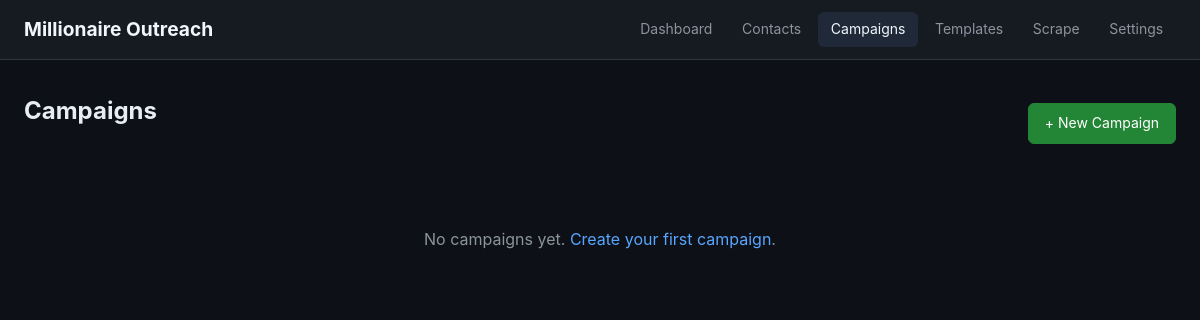
The page /campaigns on the database as committed earlier.
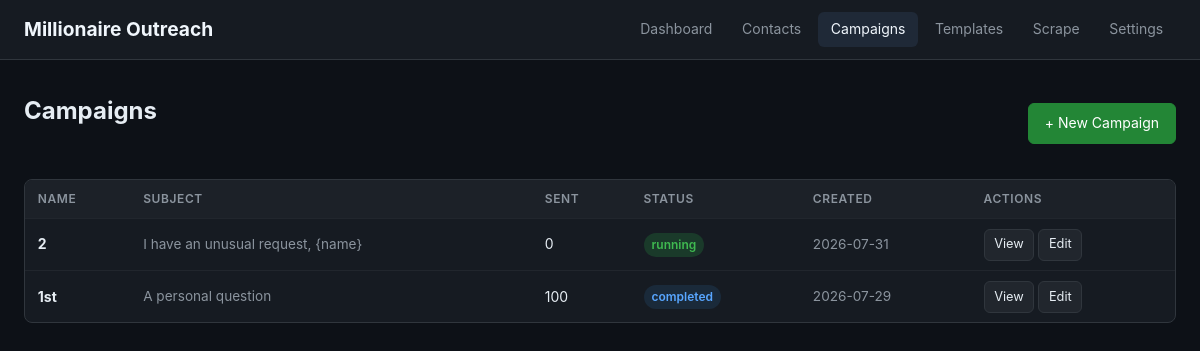
The same page on the database as committed later.
### tables this page shows
CREATE TABLE campaigns (
            id INTEGER PRIMARY KEY AUTOINCREMENT,
            name TEXT NOT NULL,
            subject TEXT,
            body TEXT,
            target_count INTEGER DEFAULT 0,
            sent_count INTEGER DEFAULT 0,
            open_count INTEGER DEFAULT 0,
            reply_count INTEGER DEFAULT 0,
            donation_count INTEGER DEFAULT 0,
            donation_total REAL DEFAULT 0,
            status TEXT DEFAULT 'draft',
            created_at TIMESTAMP DEFAULT CURRENT_TIMESTAMP
        , follow_ups TEXT DEFAULT '[]', target_tier TEXT DEFAULT 'all');

### app.py (the view)
@app.route('/campaigns')
def campaigns():
    conn = get_db()
    campaigns_list = conn.execute('SELECT * FROM campaigns ORDER BY created_at DESC').fetchall()
    conn.close()
    return render_template('campaigns.html', campaigns=campaigns_list)

### models.py (called while the page is built)
def get_db():
    conn = sqlite3.connect(DB_PATH)
    conn.row_factory = sqlite3.Row
    conn.execute("PRAGMA journal_mode=WAL")
    conn.execute("PRAGMA foreign_keys=ON")
    return conn

### templates/campaigns.html (shortened to what this page needs)
<!DOCTYPE html>
<html lang="en">
<head>
    <link rel="stylesheet" href="/static/style.css">
</head>
<body>
    <nav class="nav">
        <div class="nav-inner">
            <h1 class="nav-title">Millionaire Outreach</h1>
            <div class="nav-links">
                <a href="/">Dashboard</a>
                <a href="/contacts">Contacts</a>
                <a href="/campaigns" class="active">Campaigns</a>
                <a href="/templates">Templates</a>
                <a href="/scrape">Scrape</a>
                <a href="/settings">Settings</a>
            </div>
        </div>
    </nav>
    <main class="container">
        <div class="flex-between">
            <h2>Campaigns</h2>
            <a href="/campaign/new" class="btn btn-primary">+ New Campaign</a>
        </div>
        {% if campaigns %}
        <div class="table-wrap">
            <table>
                <thead>
                    <tr>
                        <th>Name</th>
                        <th>Subject</th>
                        <th>Sent</th>
                        <th>Status</th>
                        <th>Created</th>
                        <th>Actions</th>
                    </tr>
                </thead>
                <tbody>
                    {% for c in campaigns %}
                    <tr>
                        <td><strong>{{ c.name }}</strong></td>
                        <td class="muted">{{ c.subject[:50] }}{% if c.subject|length > 50 %}...{% endif %}</td>
                        <td>{{ c.sent_count }}</td>
                        <td>
                            <span class="badge badge-{{ c.status }}">
                                {{ c.status }}
                            </span>
                        </td>
                        <td class="muted">{{ c.created_at[:10] }}</td>
                        <td>
                            <a href="/campaign/{{ c.id }}" class="btn btn-sm">View</a>
                            <a href="/campaign/{{ c.id }}/edit" class="btn btn-sm">Edit</a>
                        </td>
                    </tr>
                    {% endfor %}
                </tbody>
            </table>
        </div>
        {% else %}
        <div class="empty-state">
            <p>No campaigns yet. <a href="/campaign/new">Create your first campaign</a>.</p>
        </div>
        {% endif %}
    </main>
</body>
</html>

### static/style.css (style rules this page uses)
*, *::before, *::after { box-sizing: border-box; margin: 0; padding: 0; }
body { font-family: -apple-system, BlinkMacSystemFont, 'Segoe UI', Roboto, sans-serif; background: #0d1117; color: #e6edf3; line-height: 1.6; }
a { color: #58a6ff; text-decoration: none; }
.nav { background: #161b22; border-bottom: 1px solid #30363d; margin-bottom: 2rem; }
.nav-inner { max-width: 1200px; margin: 0 auto; padding: 0.75rem 1.5rem; display: flex; align-items: center; justify-content: space-between; }
.nav-title { font-size: 1.2rem; font-weight: 700; color: #f0f6fc; }
.nav-links { display: flex; gap: 0.25rem; }
.nav-links a { padding: 0.4rem 0.8rem; border-radius: 6px; color: #8b949e; font-size: 0.875rem; }
.nav-links a:hover, .nav-links a.active { color: #f0f6fc; background: #1f2937; text-decoration: none; }
.container { max-width: 1200px; margin: 0 auto; padding: 0 1.5rem 3rem; }
h2 { font-size: 1.5rem; margin-bottom: 1.5rem; }
.flex-between { display: flex; justify-content: space-between; align-items: center; margin-bottom: 1.5rem; flex-wrap: wrap; gap: 0.5rem; }
.table-wrap { overflow-x: auto; background: #161b22; border: 1px solid #30363d; border-radius: 8px; }
table { width: 100%; border-collapse: collapse; font-size: 0.875rem; }
th, td { padding: 0.6rem 0.8rem; text-align: left; border-bottom: 1px solid #21262d; white-space: nowrap; }
th { background: #1c2128; color: #8b949e; font-weight: 600; text-transform: uppercase; font-size: 0.75rem; letter-spacing: 0.05em; }
tr:last-child td { border-bottom: none; }
.muted { color: #8b949e; font-size: 0.85rem; }
.btn { display: inline-block; padding: 0.5rem 1rem; border-radius: 6px; font-size: 0.875rem; cursor: pointer; border: 1px solid #30363d; background: #21262d; color: #e6edf3; text-decoration: none; }
.btn-primary { background: #238636; border-color: #238636; color: #fff; }
.btn-sm { padding: 0.3rem 0.6rem; font-size: 0.8rem; }
.badge { display: inline-block; padding: 0.15rem 0.5rem; border-radius: 12px; font-size: 0.75rem; font-weight: 600; }
.badge-running { background: #1a3a2a; color: #3fb950; }
.badge-completed { background: #1a2a3a; color: #58a6ff; }

Rows that differ between the two databases and show on the page:
added campaigns: name "2", subject "I have an unusual request, {name}", sent_count "0", status "running", created_at "2026-07-31"
added campaigns: name "1st", subject "A personal question", sent_count "100", status "completed", created_at "2026-07-29"
Other text that changed with them:
text no longer shown: "No campaigns yet. Create your first campaign ."
text now shown: "NAME SUBJECT SENT STATUS CREATED ACTIONS"
